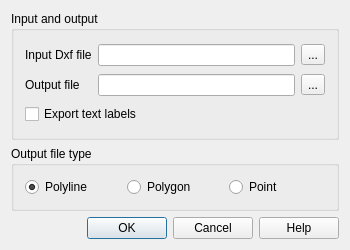
<?xml version="1.0" encoding="UTF-8"?>
<ui version="4.0">
 <class>dxf2shpConverterGui</class>
 <widget class="QDialog" name="dxf2shpConverterGui">
  <property name="geometry">
   <rect>
    <x>0</x>
    <y>0</y>
    <width>350</width>
    <height>250</height>
   </rect>
  </property>
  <property name="minimumSize">
   <size>
    <width>350</width>
    <height>220</height>
   </size>
  </property>
  <property name="maximumSize">
   <size>
    <width>500</width>
    <height>300</height>
   </size>
  </property>
  <property name="windowTitle">
   <string>Dxf Importer</string>
  </property>
  <property name="windowIcon">
   <iconset>
    <normaloff/>
   </iconset>
  </property>
  <layout class="QGridLayout" name="gridLayout">
   <item row="0" column="0">
    <widget class="QGroupBox" name="groupBox_2">
     <property name="title">
      <string>Input and output</string>
     </property>
     <layout class="QGridLayout" name="gridLayout_3">
      <item row="0" column="0">
       <widget class="QLabel" name="label">
        <property name="text">
         <string>Input Dxf file</string>
        </property>
        <property name="buddy">
         <cstring>name</cstring>
        </property>
       </widget>
      </item>
      <item row="0" column="1">
       <widget class="QLineEdit" name="name"/>
      </item>
      <item row="0" column="2">
       <widget class="QToolButton" name="btnBrowseForFile">
        <property name="text">
         <string>...</string>
        </property>
       </widget>
      </item>
      <item row="1" column="0">
       <widget class="QLabel" name="label_3">
        <property name="text">
         <string>Output file</string>
        </property>
        <property name="buddy">
         <cstring>dirout</cstring>
        </property>
       </widget>
      </item>
      <item row="1" column="1">
       <widget class="QLineEdit" name="dirout"/>
      </item>
      <item row="1" column="2">
       <widget class="QToolButton" name="btnBrowseOutputDir">
        <property name="text">
         <string>...</string>
        </property>
       </widget>
      </item>
      <item row="2" column="0" colspan="3">
       <widget class="QCheckBox" name="convertTextCheck">
        <property name="text">
         <string>Export text labels</string>
        </property>
       </widget>
      </item>
     </layout>
    </widget>
   </item>
   <item row="1" column="0">
    <widget class="QGroupBox" name="groupBox">
     <property name="sizePolicy">
      <sizepolicy hsizetype="Preferred" vsizetype="Maximum">
       <horstretch>0</horstretch>
       <verstretch>0</verstretch>
      </sizepolicy>
     </property>
     <property name="minimumSize">
      <size>
       <width>0</width>
       <height>50</height>
      </size>
     </property>
     <property name="title">
      <string>Output file type</string>
     </property>
     <layout class="QGridLayout">
      <item row="0" column="0">
       <widget class="QRadioButton" name="polyline">
        <property name="text">
         <string>Polyline</string>
        </property>
        <property name="checked">
         <bool>true</bool>
        </property>
       </widget>
      </item>
      <item row="0" column="1">
       <widget class="QRadioButton" name="polygon">
        <property name="text">
         <string>Polygon</string>
        </property>
       </widget>
      </item>
      <item row="0" column="2">
       <widget class="QRadioButton" name="point">
        <property name="text">
         <string>Point</string>
        </property>
       </widget>
      </item>
     </layout>
    </widget>
   </item>
   <item row="2" column="0">
    <widget class="QDialogButtonBox" name="buttonBox">
     <property name="standardButtons">
      <set>QDialogButtonBox::Cancel|QDialogButtonBox::Help|QDialogButtonBox::Ok</set>
     </property>
    </widget>
   </item>
  </layout>
 </widget>
 <layoutdefault spacing="6" margin="11"/>
 <tabstops>
  <tabstop>name</tabstop>
  <tabstop>btnBrowseForFile</tabstop>
  <tabstop>dirout</tabstop>
  <tabstop>btnBrowseOutputDir</tabstop>
  <tabstop>convertTextCheck</tabstop>
  <tabstop>polyline</tabstop>
  <tabstop>polygon</tabstop>
  <tabstop>point</tabstop>
  <tabstop>buttonBox</tabstop>
 </tabstops>
 <resources/>
 <connections>
  <connection>
   <sender>buttonBox</sender>
   <signal>rejected()</signal>
   <receiver>dxf2shpConverterGui</receiver>
   <slot>reject()</slot>
   <hints>
    <hint type="sourcelabel">
     <x>227</x>
     <y>223</y>
    </hint>
    <hint type="destinationlabel">
     <x>349</x>
     <y>194</y>
    </hint>
   </hints>
  </connection>
 </connections>
</ui>
